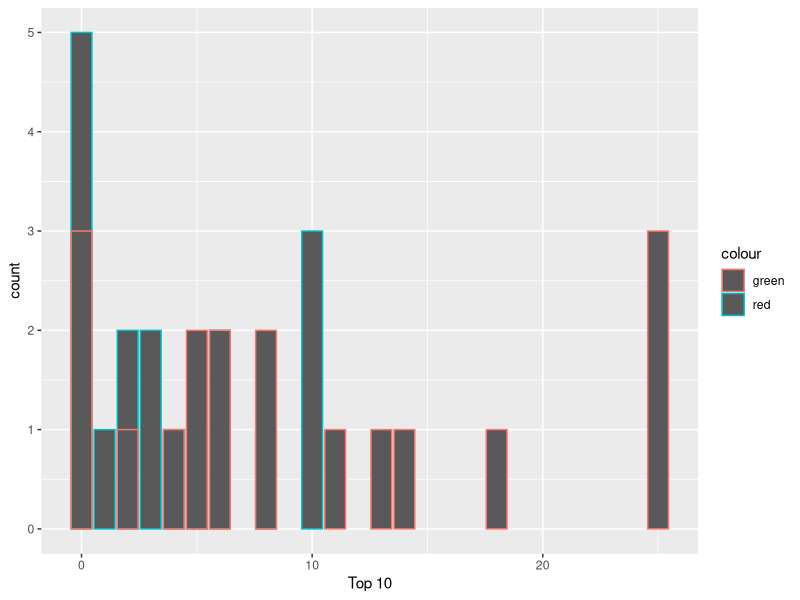

Recreate this plot in R.
distribution = read.csv('Test_Distribution.txt', header = FALSE)
distribution
library(dplyr)
distribution <- rename(distribution, 'Names' = 'V1')
distribution <- rename(distribution, 'Top 10' = 'V2')
distribution <- rename(distribution, 'Top 25' = 'V3')
distribution <- rename(distribution, 'Top 50' = 'V4')
distribution <- rename(distribution, 'Top 100' = 'V5')
colnames(distribution)

library(ggplot2)
results <- ggplot(distribution) + 
  geom_bar(aes(x = `Top 10`, colour = 'red')) +
  geom_bar(aes(x = `Top 25`, colour = 'green'))
results
